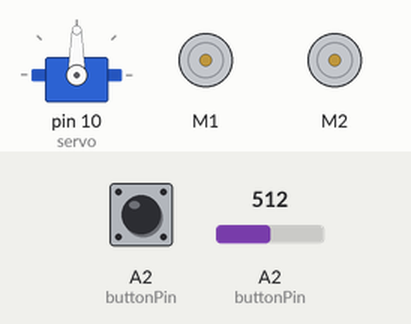
Simulated run of this sketch. Board: Arduino Uno, built with avr-gcc and run on an emulated ATmega328P. On the bench: servo, 2 × DC motor (green arrow = forward, orange = backward, longer = faster). The inputs (shaded band) are chosen by the test bench; at power-on: A2 (buttonPin) = 512, A2 (buttonPin) HIGH. What the sketch prints to the serial monitor is not drawn.

Above: at 1.2 s.
1.3 s: A2 (buttonPin) set to 21
3.0 s: A2 (buttonPin) set to 18
At 3.8 s:
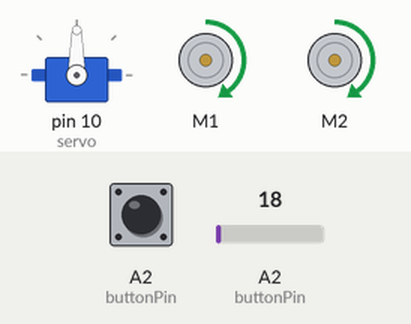
At 8.4 s:
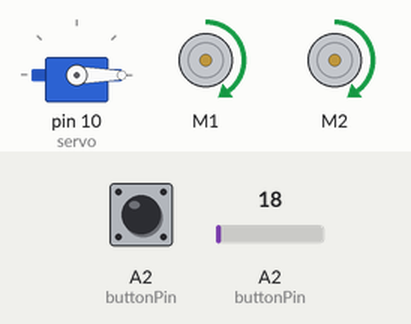
Timing chart, 0 to 14.0 s (numbered marks = the images above; inputs shaded):
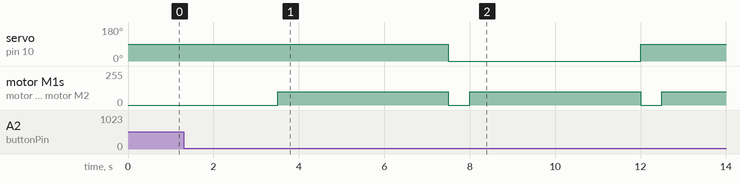

The sketch:

robot_v2.ino
```cpp
const int buttonPin = A2;

// Motors
#include <Servo.h>
#include <AFMotor.h>

Servo servo;

AF_DCMotor dc_motor_1(1);
AF_DCMotor dc_motor_2(2);
// DC motors PWM speed control
const int SPEED = 100;

void setup() {
  Serial.begin(115200);

  pinMode(buttonPin, INPUT_PULLUP);

	servo.attach(10);

	dc_motor_1.setSpeed(SPEED);
  dc_motor_2.setSpeed(SPEED);
}

void loop()
{
  dc_motor_1.run(RELEASE);
  dc_motor_2.run(RELEASE);

  bool started = false;

  Serial.println("START GAME?");
  while(true) {
    int reading = analogRead(buttonPin);
    Serial.println(reading);
    if (reading < 20) {
      break;
    }
  }
	Serial.println("STARTED");

	dc_motor_1.run(FORWARD);
	dc_motor_2.run(FORWARD);

  int lastButtonState = 1;
	while (true)
	{
    int reading = digitalRead(buttonPin);
    Serial.println(reading);
    if (reading == 0 && lastButtonState == 0) {
      break;
    }
    lastButtonState = reading;

	  dc_motor_1.setSpeed(0);
	  dc_motor_2.setSpeed(0);
		servo.write(90);
		delay(500);

    dc_motor_1.setSpeed(SPEED);
	  dc_motor_2.setSpeed(SPEED);
		delay(4000);

    reading = digitalRead(buttonPin);
    Serial.println(reading);
    if (reading == 0 && lastButtonState == 0) {
      break;
    }
    lastButtonState = reading;

	  dc_motor_1.setSpeed(0);
	  dc_motor_2.setSpeed(0);
		servo.write(-90);
		delay(500);

    dc_motor_1.setSpeed(SPEED);
	  dc_motor_2.setSpeed(SPEED);
		delay(4000);
	}
}
```

Measured:
- the behaviour switches between 20 and 19 on A2 (buttonPin) (found by bisection; images 0 and 1)
- after the input at 3.0 s, servo on pin 10 (servo): 90° → 0° after 4.5 s, → 90° 4.5 s later; motor M1, motor M2: alternates forward 100/255 for 4.0 s and stopped for 0.50 s, starting after 0.50 s
